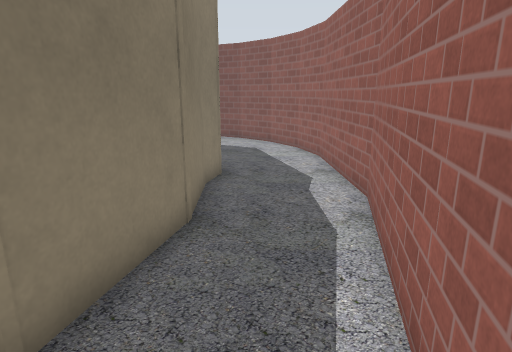
view 1 (above)

19 first-person views from a walk through a world built for the Gazebo simulator. The camera is 1.2 m above the floor, tilts 14° down and sees 75° across. The floor is counted in squares, 0.5 m on a side. Each view is taken from the middle of a square. On the plan, view 1 faces up. The plan holds only what a view shows up to about 19 squares ahead; the rest is blank. The place goes on beyond the plan. Simple patterns stand in for the simulator's built-in surfaces.

view 2
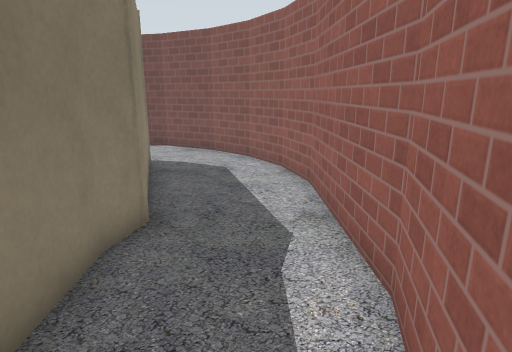

view 3
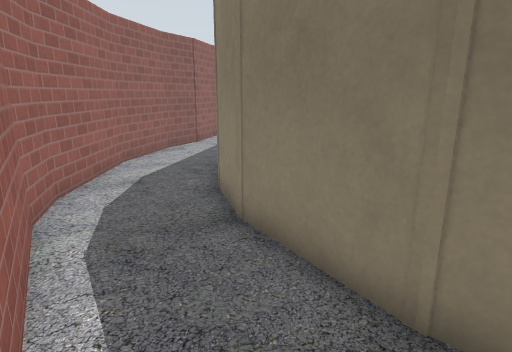

view 4
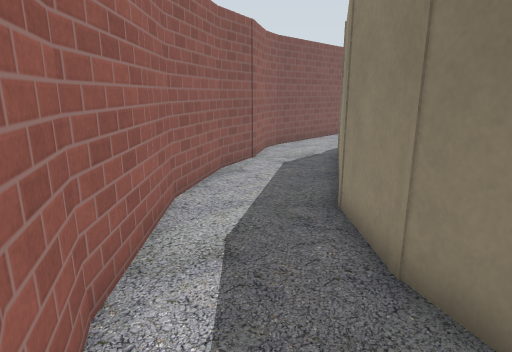

view 5
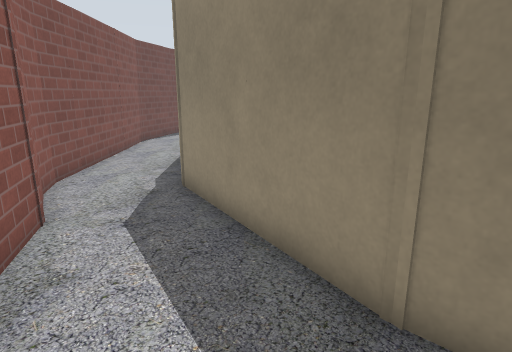

view 6
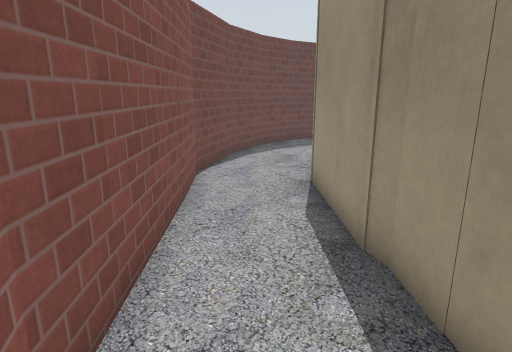

view 7
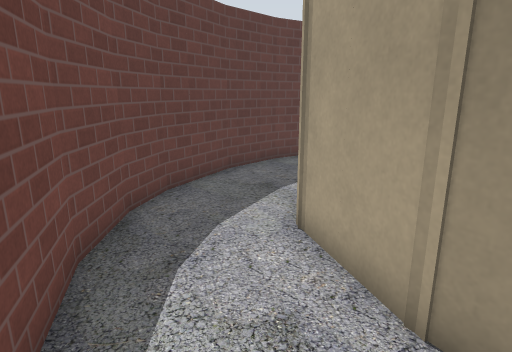

view 8
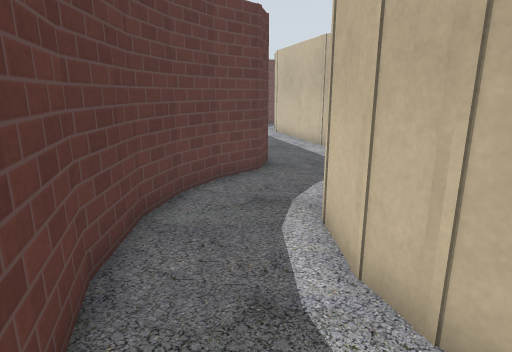

view 9
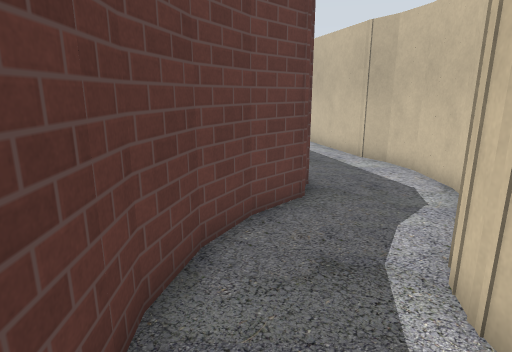

view 10
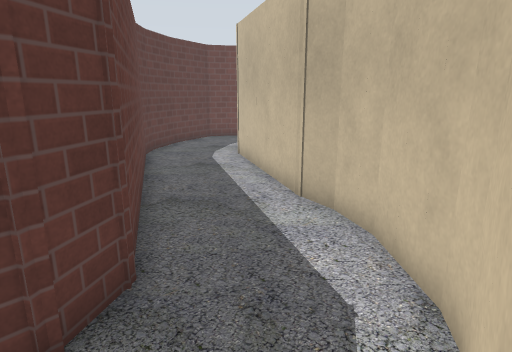

view 11
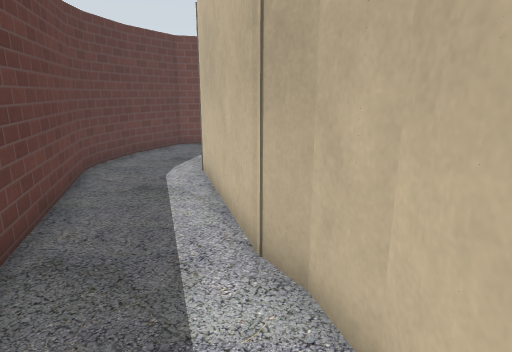

view 12
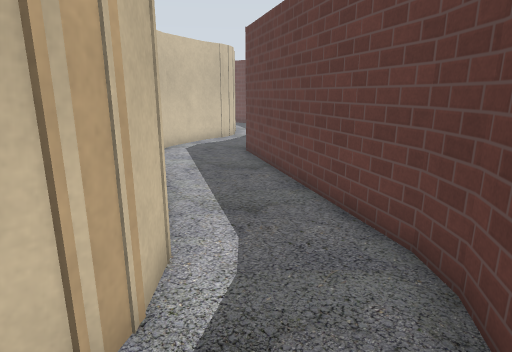

view 13
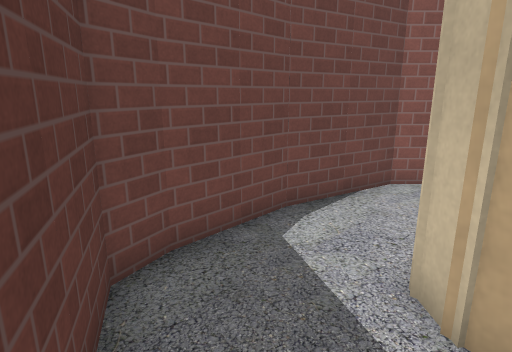

view 14
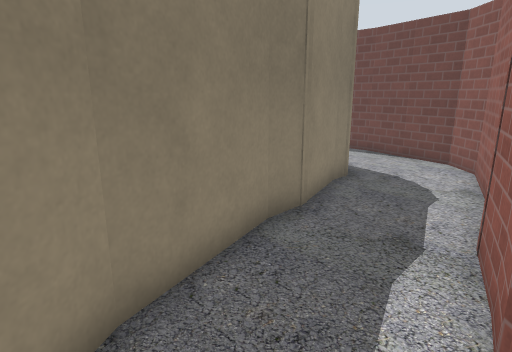

view 15
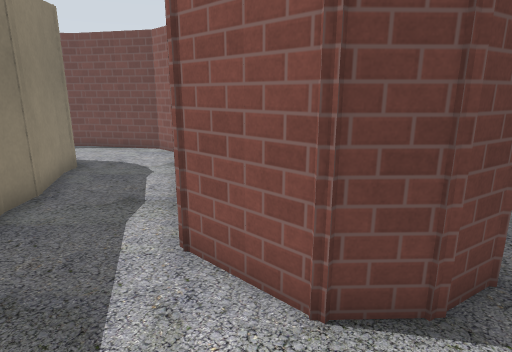

view 16
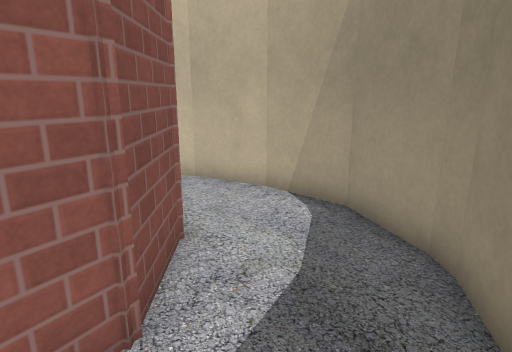

view 17
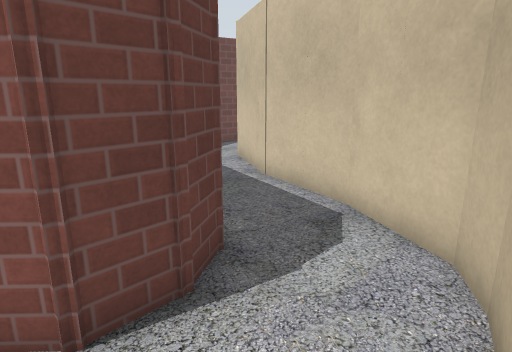

view 18
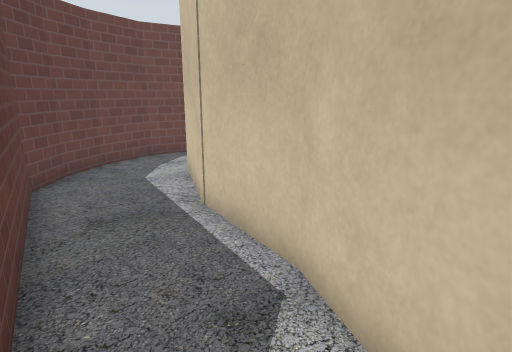

view 19
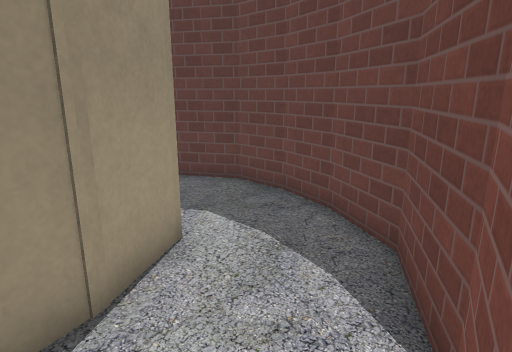

### Floor plan
Ten units are one square. View 1 is at (0, 0); x grows to the right and y downward. Boxes are objects, and circles mark ways between rooms. Rooms are numbered by the first view taken in them; rooms with no view inside come last. Other rooms are left out.
<svg viewBox="-290 -229 322 322">
<path fill="none" stroke="#000" d="M-201 50 -211 47M-193 87 -108 85M-207 49 -237 33M-132 51 -141 54M-111 50 -182 57M-227 79 -191 88M-109 85 -97 81M-98 82 -78 69M-239 28 -244 19M-250 67 -225 80M-242 23 -247 7M-81 71 -58 64M-246 11 -247 -14 -241 -25M-248 -8 -245 -19M-274 37 -265 52 -249 68M-243 -23 -234 -33M-59 64 -29 46 1 14M-234 -32 -221 -57 -219 -64M-282 10 -273 39M-50 15 -107 50M-219 -63 -220 -84M-283 -13 -282 12M-270 -44 -279 -29 -283 -12M-219 -83 -224 -98M-30 -6 -52 16M-223 -97 -231 -108M-21 -26 -33 -3M-229 -105 -241 -147M0 15 9 0M8 0 14 -24M-272 -123 -256 -68 -259 -56 -271 -43M-10 -101 -14 -87M-14 -89 -13 -59M25 -129 19 -151M19 -149 7 -168M26 -75 25 -130M-12 -63 -22 -23M-27 -153 -15 -114M8 -168 -8 -183 -32 -196M14 -24 27 -77M-248 -178 -246 -186 -240 -193M-247 -163 -248 -182M-284 -163 -272 -123M-285 -175 -284 -162M-241 -147 -247 -166M-255 -223 -266 -220 -280 -195 -285 -173M-202 -135 -192 -101 -180 -82M-202 -149 -202 -134M-175 -179 -181 -207M-209 -171 -202 -146M-209 -179 -209 -169M-181 -83 -175 -78M-118 -110 -130 -102 -143 -101 -162 -119 -168 -149M-177 -79 -155 -67 -131 -68M-108 -156 -118 -112M-182 -205 -192 -216 -227 -224M-132 -68 -109 -75M-109 -74 -99 -81 -86 -106M-86 -105 -77 -141M-79 -137 -63 -167M-226 -224 -256 -223M-63 -167 -42 -162M-77 -196 -93 -186M-92 -188 -103 -175 -108 -156M-44 -163 -35 -158M-31 -196 -58 -202 -78 -196"/>
<circle cx="0" cy="-20" r="3" fill="#2a7"/>
<circle cx="-253" cy="-130" r="3" fill="#2a7"/>
<circle cx="-30" cy="-180" r="3" fill="#2a7"/>
<circle cx="-245" cy="-205" r="3" fill="#2a7"/>
<circle cx="-85" cy="-158" r="3" fill="#2a7"/>
<text x="-170" y="60">1</text>
<text x="0" y="-110">2</text>
<text x="-260" y="-170">3</text>
<text x="-170" y="-140">4</text>
<text x="-70" y="-180">5</text>
</svg>
Room 1 opens to room 2. Room 1 opens to room 3. Room 2 opens to room 5. Room 3 opens to room 4. Room 4 opens to room 5.

Where each view was taken, in squares from view 1:
view 1: 0 up, 0 right, facing up
view 2: 4 up, 1 right, facing up
view 3: 7 up, 2 right, facing down-left
view 4: 2 up, 1 right, facing down-left
view 5: 3 down, 2 left, facing left
view 6: 7 down, 9 left, facing left
view 7: 8 down, 20 left, facing up-left
view 8: 5 down, 26 left, facing up
view 9: 2 down, 27 left, facing up
view 10: 3 up, 24 left, facing up
view 11: 6 up, 23 left, facing up
view 12: 21 up, 26 left, facing down
view 13: 18 up, 28 left, facing up-right
view 14: 9 up, 16 left, facing up-left
view 15: 7 up, 15 left, facing up
view 16: 13 up, 19 left, facing down-right
view 17: 7 up, 15 left, facing up-right
view 18: 8 up, 12 left, facing up-right
view 19: 18 up, 1 left, facing left
